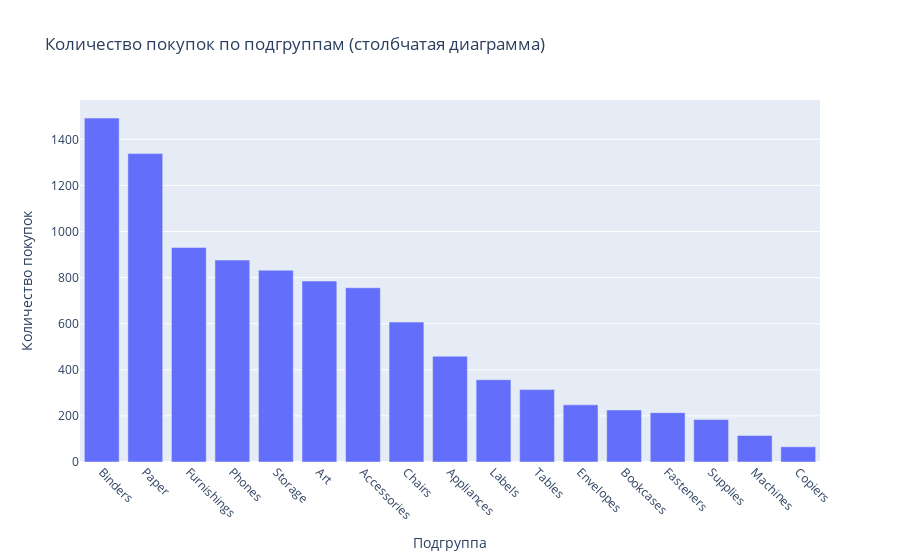

The notebook cell saved with this chart:
### Markdown cell above
Для решения необходимо сгруппировать данные по атрибуту с подгруппами, отсортировать по цене продажи, построить визуализацию:

### Code cell
# Найдём количество покупок по каждой категории
category_agg = test_df['sub-category'].value_counts()

# Столбчатая диаграмма: индекс - категория, значение - количество
fig = px.bar(x=category_agg.index, y=category_agg.values, 
              title='Количество покупок по подгруппам (столбчатая диаграмма)')

fig.update_xaxes(tickangle=45)
fig.update_layout(xaxis_title="Подгруппа", 
                  yaxis_title="Количество покупок")
fig.show()

display(category_agg)

### Figure 1 — Plotly figure (JSON) as saved in the notebook; plotly's stock layout.template omitted (floating-point values rounded to 4 significant figures)
{"data": [{"alignmentgroup": "True", "hovertemplate": "x=%{x}<br>y=%{y}<extra></extra>", "legendgroup": "", "marker": {"color": "#636efa", "pattern": {"shape": ""}}, "name": "", "offsetgroup": "", "orientation": "v", "showlegend": false, "textposition": "auto", "type": "bar", "x": ["Binders", "Paper", "Furnishings", "Phones", "Storage", "Art", "Accessories", "Chairs", "Appliances", "Labels", "Tables", "Envelopes", "Bookcases", "Fasteners", "Supplies", "Machines", "Copiers"], "xaxis": "x", "y": [1492, 1338, 931, 876, 832, 785, 756, 607, 459, 357, 314, 248, 226, 214, 184, 115, 66], "yaxis": "y"}], "layout": {"barmode": "relative", "legend": {"tracegroupgap": 0}, "title": {"text": "Количество покупок по подгруппам (столбчатая диаграмма)"}, "xaxis": {"anchor": "y", "domain": [0, 1], "tickangle": 45, "title": {"text": "Подгруппа"}}, "yaxis": {"anchor": "x", "domain": [0, 1], "title": {"text": "Количество покупок"}}}}
